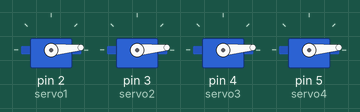
Bench run of a sketch on a simulated Arduino Uno, built with avr-gcc and run on an emulated ATmega328P. On the bench: 4 × servo.

Above: at 0.1 s.
At 0.7 s:
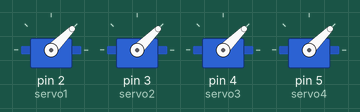
At 1.6 s:
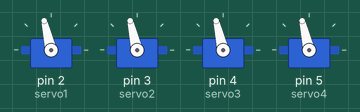
At 2.2 s:
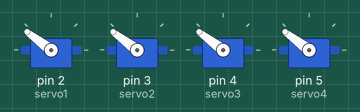
At 2.8 s:
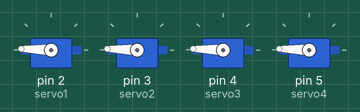
At 5.6 s:
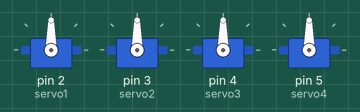
Timing chart, 0 to 7.1 s (numbered marks = the images above):
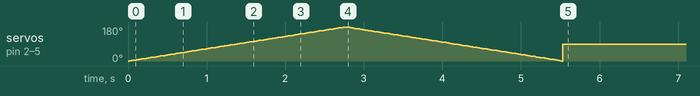

The sketch:

bodacious_duup_habbi1.ino
```cpp
#include <Servo.h>

//Create servo objects
Servo servo1;
Servo servo2;
Servo servo3;
Servo servo4;

void setup() {
  //Attach servos to digital pins 2,3,4,and 5
  servo1.attach(2);
  servo2.attach(3);
  servo3.attach(4);
  servo4.attach(5);

  //Run the sweep example for 2 seconds
  unsigned long startTime = millis();
  while (millis() - startTime < 2000) {
    // Sweep from 0 to 180 degrees
    for (int pos = 0; pos <= 180; pos += 1) {
      servo1.write(pos);
      servo2.write(pos);
      servo3.write(pos);
      servo4.write(pos);
      delay(15);
    }
    //Sweep from 180 to 0 degrees
    for (int pos = 180; pos >= 0; pos -= 1) {
      servo1.write(pos);
      servo2.write(pos);
      servo3.write(pos);
      servo4.write(pos);
      delay(15);
    }
  }

  //Set all motors to hold at 90 degrees
  servo1.write(90);
  servo2.write(90);
  servo3.write(90);
  servo4.write(90);
}

void loop() {
  // No action needed here as the motors are holding their position
}
```
